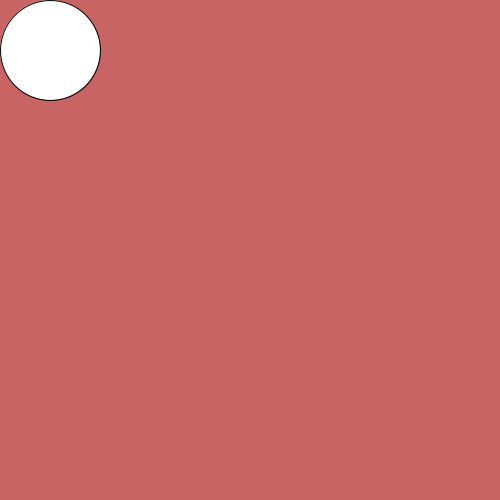
Frame 1 (no input)
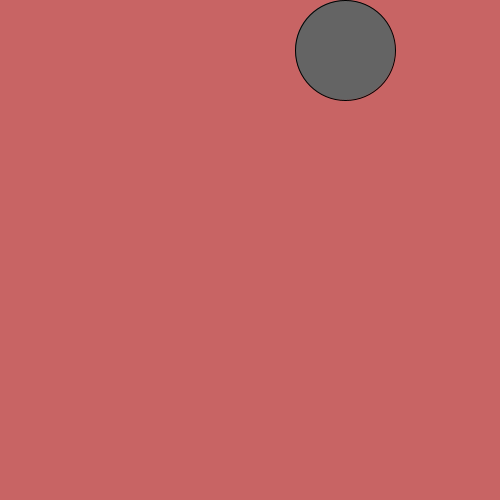
Frame 60 (the mouse pressed at the canvas centre just before this capture)
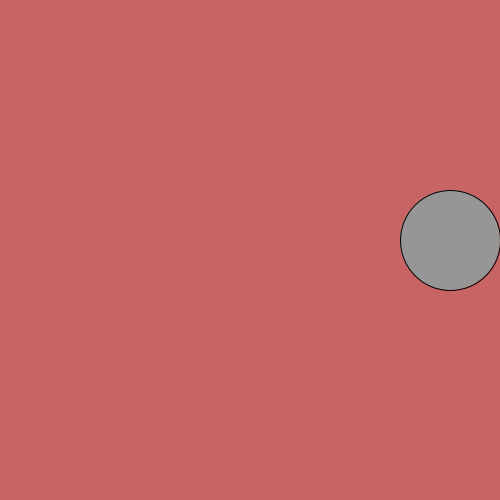
Frame 120 (the mouse held since frame 60 and released just before this capture)

The Processing sketch that drew these frames (run headless with seeded random() and noise(); from frame 60 on, the mouse is pressed at the canvas centre):

// Processing sketch: processing_182928
// ── processing_182928.pde

int Xposition = 50;
int Yposition = 50;
int Xsize =100;
int Ysize =100;
boolean thereXspace = true; 
boolean thereYspace = true;
boolean thereXXspace = true;
boolean thereYYspace = true;
int rightwall = 500;
int topwall = 500;
int leftwall = 0;
int bottomwall = 0;


void setup () {
  size (500, 500);
  ellipseMode (CENTER);
}

void draw () {

  background (200, 100, 100);
  ellipse(Xposition, Yposition, Xsize, Ysize);


  if (thereXspace) 
  {
    Yposition = 50;
    fill (100);

    if (Xposition < rightwall-50) 
    {
      //move right
      Xposition = Xposition + 5;
    } else 
    {
      //dont move
      thereXspace = false;
    }
  } else 
  {
    if (thereYspace) {
      Xposition = 450;
      fill (150);
      if (Yposition < topwall-50) {
        //move down
        Yposition = Yposition + 5;
      } else 
      {
        //dont move
        thereYspace = false;
      }
    } else 
    {
      if (thereXXspace) 
      {
        Yposition = 450;
        fill (200);
        if (Xposition > leftwall+50) {
          //move left
          Xposition = Xposition - 5;
        } else 
        {
          //dont move
          thereXXspace = false;
        }
      } else 
      {
        if (thereYYspace) 
        {
          Xposition = 50;
          fill (250);
          if (Yposition > bottomwall+50) 
          {
            //move up
            Yposition = Yposition - 5;
          } else 
          {
            //dont move
            thereXspace=true;
            thereYspace=true;
            thereXXspace=true;
            thereYYspace=true;
          }
        }
      }
    }
  }
}
